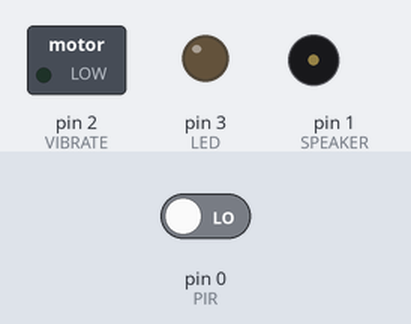
Bench run of a sketch on a simulated Arduino Uno, built with avr-gcc and run on an emulated ATmega328P. Parts: switched loads named in the sketch (green lamp = pin HIGH), output pins drawn as LEDs (lit = HIGH), buzzer (waves = sounding, pin HIGH). The test bench sets the inputs (shaded band); at power-on: pin 0 (PIR) LOW.

Above: at 11.2 s.
11.3 s: pin 0 (PIR) driven HIGH
At 12.1 s:
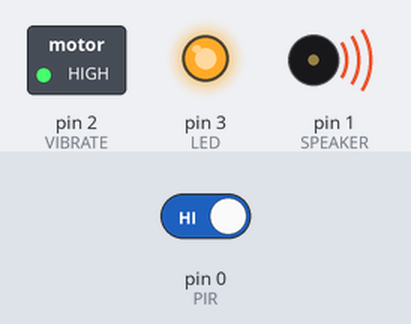
13.0 s: pin 0 (PIR) driven LOW
At 14.4 s:
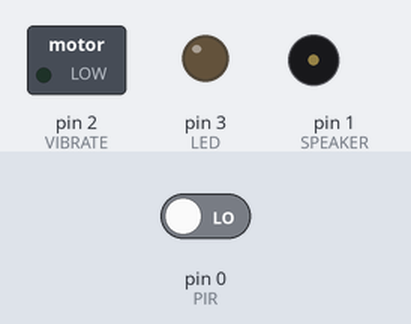
Timing chart, 0 to 16.0 s (numbered marks = the images above; inputs shaded):
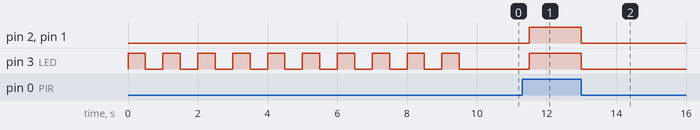

The sketch:

shooCat.ino
```cpp
/*
 * shooCat.ino
 *
 * Created: 7/18/2014 1:32:23 PM
 * Author: Ryan Hamilton
 */

#include "LowPower.h"

//define pins
const int LED = 3;
const int SPEAKER = 1;
const int PIR = 0;
const int VIBRATE = 2;

boolean motionSeen = false; //is motion detected? do we need to scare a cat away?
boolean currentlyAlarming = false; // are we currently alarming

// the setup routine runs once when you press reset:
void setup() {
    int i;
    pinMode(LED, OUTPUT);
    pinMode(SPEAKER, OUTPUT);
    pinMode(PIR, INPUT);
    pinMode(VIBRATE, OUTPUT);

    // after power up wait 10 seconds before doing anything
    for (i = 0; i < 10; i++) {
        digitalWrite(LED, HIGH);
        delay(500);
        digitalWrite(LED, LOW);
        delay(500);
    }
}

// the loop routine runs over and over again forever:
void loop() {
    // monitor for a cat to be found
    motionSeen = digitalRead(PIR);

    // if a motion was detected we need to run the vibration motor and buzzer
    if (motionSeen && !currentlyAlarming) startAlarm();
    if (currentlyAlarming && !motionSeen) stopAlarm();

    //at full power the system consumes 41 mA
    //the idle line below drops the system to 26 mA
    //LowPower.idle(SLEEP_8S, ADC_OFF, TIMER4_OFF, TIMER3_OFF, TIMER1_OFF, TIMER0_OFF, SPI_OFF, USART1_OFF, TWI_OFF, USB_OFF);
    //in powerdown mode the system consumes 9.2 mA
    if (!motionSeen && !currentlyAlarming) LowPower.powerDown(SLEEP_250MS, ADC_OFF, BOD_ON);

}

void startAlarm() {
    currentlyAlarming = true;
    digitalWrite(VIBRATE, HIGH);
    digitalWrite(LED, HIGH);
    digitalWrite(SPEAKER,HIGH);
}

void stopAlarm() {
    currentlyAlarming = false;
    digitalWrite(VIBRATE, LOW);
    digitalWrite(LED, LOW);
    digitalWrite(SPEAKER,LOW);
}
```

Measured:
- after the input at 11.3 s, pin 2 (VIBRATE), pin 3 (LED), pin 1 (SPEAKER): LOW → HIGH after 0.20 s
- after the input at 13.0 s, pin 2 (VIBRATE), pin 3 (LED), pin 1 (SPEAKER): HIGH → LOW at once
